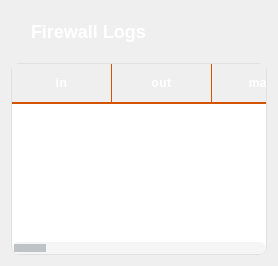
<?xml version='1.0' encoding='utf-8'?>
<ui version="4.0">
 <class>tabLog</class>
 <widget class="QWidget" name="tabLog">
  <attribute name="title">
   <string>Log tab</string>
  </attribute>
  <layout class="QHBoxLayout" name="horizontalLayout_2">
   <item>
    <layout class="QVBoxLayout" name="verticalLayout_2">
     <item>
      <widget class="QLabel" name="tabLogLabel">
       <property name="sizePolicy">
        <sizepolicy hsizetype="Preferred" vsizetype="Fixed">
         <horstretch>0</horstretch>
         <verstretch>0</verstretch>
        </sizepolicy>
       </property>
       <property name="minimumSize">
        <size>
         <width>0</width>
         <height>40</height>
        </size>
       </property>
       <property name="styleSheet">
        <string notr="true">QLabel {
    font-weight: 600;
    font-size: 18px;
    color: #2c3e50;
    padding: 10px 15px;
    background: qlineargradient(x1:0, y1:0, x2:1, y2:0,
        stop:0 #3498db, stop:1 #2980b9);
    color: white;
    border-radius: 8px;
    margin-bottom: 5px;
}
</string>
       </property>
       <property name="text">
        <string>Firewall Logs</string>
       </property>
      </widget>
     </item>
     <item>
      <widget class="QTableWidget" name="tabLogTable">
       <property name="styleSheet">
        <string notr="true">QTableWidget {
    border: 1px solid #e0e0e0;
    border-radius: 8px;
    background-color: white;
    gridline-color: #f0f0f0;
    font-size: 12px;
    selection-background-color: #fff3e0;
    selection-color: #e65100;
}

QTableWidget::item {
    padding: 6px;
    border: none;
    color: #2c3e50;
    font-weight: bold;
}

QTableWidget::item:selected {
    background-color: #fff3e0;
    color: #e65100;
    font-weight: bold;
}

QTableWidget::item:hover {
    background-color: #f5f5f5;
    font-weight: bold;
}

QHeaderView::section {
    background: qlineargradient(x1:0, y1:0, x2:0, y2:1,
        stop:0 #e67e22, stop:1 #d35400);
    color: white;
    padding: 10px;
    border: none;
    border-right: 1px solid #d35400;
    border-bottom: 2px solid #d35400;
    font-weight: 600;
    font-size: 12px;
    text-transform: uppercase;
    letter-spacing: 0.5px;
}

QHeaderView::section:first {
    border-top-left-radius: 8px;
}

QHeaderView::section:last {
    border-top-right-radius: 8px;
    border-right: none;
}

QHeaderView::section:hover {
    background: qlineargradient(x1:0, y1:0, x2:0, y2:1,
        stop:0 #d35400, stop:1 #c0392b);
}

QTableCornerButton::section {
    background: qlineargradient(x1:0, y1:0, x2:0, y2:1,
        stop:0 #e67e22, stop:1 #d35400);
    border-top-left-radius: 8px;
    border: none;
}

QScrollBar:vertical {
    border: none;
    background: #f5f5f5;
    width: 12px;
    border-radius: 6px;
    margin: 0;
}

QScrollBar::handle:vertical {
    background: #bdc3c7;
    border-radius: 6px;
    min-height: 20px;
    margin: 2px;
}

QScrollBar::handle:vertical:hover {
    background: #95a5a6;
}

QScrollBar::add-line:vertical, QScrollBar::sub-line:vertical {
    height: 0px;
}

QScrollBar:horizontal {
    border: none;
    background: #f5f5f5;
    height: 12px;
    border-radius: 6px;
    margin: 0;
}

QScrollBar::handle:horizontal {
    background: #bdc3c7;
    border-radius: 6px;
    min-width: 20px;
    margin: 2px;
}

QScrollBar::handle:horizontal:hover {
    background: #95a5a6;
}

QScrollBar::add-line:horizontal, QScrollBar::sub-line:horizontal {
    width: 0px;
}
</string>
       </property>
       <property name="alternatingRowColors">
        <bool>true</bool>
       </property>
       <property name="selectionBehavior">
        <enum>QAbstractItemView::SelectRows</enum>
       </property>
       <property name="gridStyle">
        <enum>Qt::SolidLine</enum>
       </property>
       <column>
        <property name="text">
         <string>in</string>
        </property>
       </column>
       <column>
        <property name="text">
         <string>out</string>
        </property>
       </column>
       <column>
        <property name="text">
         <string>mac</string>
        </property>
       </column>
       <column>
        <property name="text">
         <string>src</string>
        </property>
       </column>
       <column>
        <property name="text">
         <string>dst</string>
        </property>
       </column>
       <column>
        <property name="text">
         <string>len</string>
        </property>
       </column>
       <column>
        <property name="text">
         <string>tos</string>
        </property>
       </column>
       <column>
        <property name="text">
         <string>prec</string>
        </property>
       </column>
       <column>
        <property name="text">
         <string>ttl</string>
        </property>
       </column>
       <column>
        <property name="text">
         <string>id</string>
        </property>
       </column>
       <column>
        <property name="text">
         <string>proto</string>
        </property>
       </column>
       <column>
        <property name="text">
         <string>spq</string>
        </property>
       </column>
       <column>
        <property name="text">
         <string>dpt</string>
        </property>
       </column>
       <column>
        <property name="text">
         <string>len</string>
        </property>
       </column>
      </widget>
     </item>
    </layout>
   </item>
  </layout>
 </widget>
 <resources />
 <connections />
</ui>
